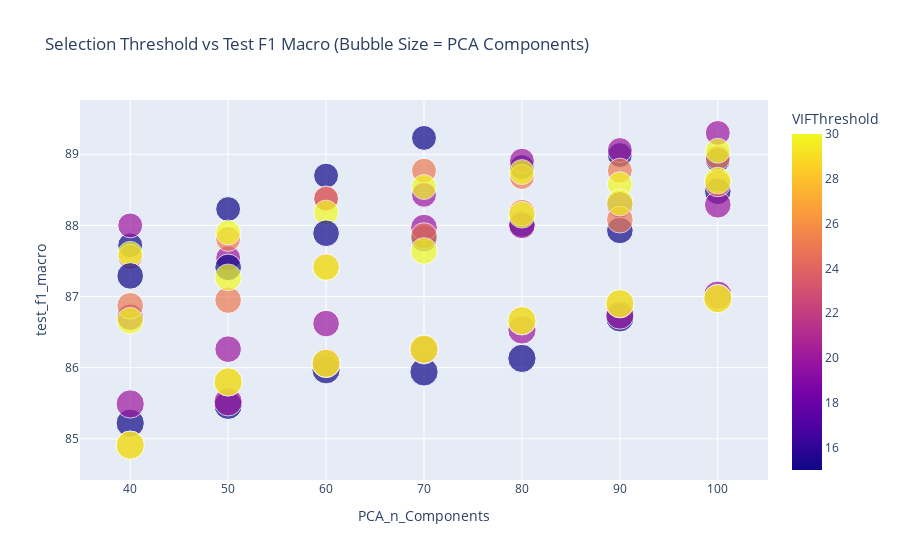

Here is the notebook cell this chart was saved with:
### Code cell
import plotly.express as px

fig = px.scatter(table,
                 x='PCA_n_Components',
                 y='test_f1_macro',
                 size='Selection Threshold',
                 color='VIFThreshold',
                 title="Selection Threshold vs Test F1 Macro (Bubble Size = PCA Components)")
fig.show()

### Figure 1 — Plotly figure (JSON) as saved in the notebook; plotly's stock layout.template omitted (floating-point values rounded to 4 significant figures)
{"data": [{"hovertemplate": "PCA_n_Components=%{x}<br>test_f1_macro=%{y}<br>Selection Threshold=%{marker.size}<br>VIFThreshold=%{marker.color}<extra></extra>", "legendgroup": "", "marker": {"color": [15, 15, 15, 15, 15, 15, 15, 20, 20, 20, 20, 20, 20, 20, 25, 25, 25, 25, 25, 25, 25, 30, 30, 30, 30, 30, 30, 30, 15, 15, 15, 15, 15, 15, 15, 20, 20, 20, 20, 20, 20, 20, 25, 25, 25, 25, 25, 25, 25, 30, 30, 30, 30, 30, 30, 30, 15, 15, 15, 15, 15, 15, 20, 20, 20, 20, 20, 20, 20, 25, 25, 25, 25, 25, 25, 25, 30, 30, 30, 30, 30, 30, 30], "coloraxis": "coloraxis", "size": [0.014, 0.014, 0.014, 0.014, 0.014, 0.014, 0.014, 0.014, 0.014, 0.014, 0.014, 0.014, 0.014, 0.014, 0.014, 0.014, 0.014, 0.014, 0.014, 0.014, 0.014, 0.014, 0.014, 0.014, 0.014, 0.014, 0.014, 0.014, 0.016, 0.016, 0.016, 0.016, 0.016, 0.016, 0.016, 0.016, 0.016, 0.016, 0.016, 0.016, 0.016, 0.016, 0.016, 0.016, 0.016, 0.016, 0.016, 0.016, 0.016, 0.016, 0.016, 0.016, 0.016, 0.016, 0.016, 0.016, 0.018, 0.018, 0.018, 0.018, 0.018, 0.018, 0.018, 0.018, 0.018, 0.018, 0.018, 0.018, 0.018, 0.018, 0.018, 0.018, 0.018, 0.018, 0.018, 0.018, 0.018, 0.018, 0.018, 0.018, 0.018, 0.018, 0.018], "sizemode": "area", "sizeref": 4.5e-05, "symbol": "circle"}, "mode": "markers", "name": "", "orientation": "v", "showlegend": false, "type": "scatter", "x": [40, 50, 60, 70, 80, 90, 100, 40, 50, 60, 70, 80, 90, 100, 40, 50, 60, 70, 80, 90, 100, 40, 50, 60, 70, 80, 90, 100, 40, 50, 60, 70, 80, 90, 100, 40, 50, 60, 70, 80, 90, 100, 40, 50, 60, 70, 80, 90, 100, 40, 50, 60, 70, 80, 90, 100, 40, 50, 60, 70, 80, 90, 40, 50, 60, 70, 80, 90, 100, 40, 50, 60, 70, 80, 90, 100, 40, 50, 60, 70, 80, 90, 100], "xaxis": "x", "y": [87.72, 88.23, 88.7, 89.23, 88.82, 88.99, 88.92, 88.0, 87.54, 88.37, 88.43, 88.91, 89.06, 89.3, 87.56, 87.81, 88.38, 88.77, 88.68, 88.77, 88.95, 87.6, 87.9, 88.18, 88.54, 88.75, 88.58, 89.05, 87.29, 87.41, 87.89, 87.82, 88.02, 87.93, 88.48, 86.71, 86.26, 86.62, 87.97, 88.0, 88.29, 88.29, 86.87, 86.95, 87.42, 87.85, 88.18, 88.08, 88.59, 86.66, 87.27, 87.41, 87.64, 88.15, 88.32, 88.63, 85.22, 85.47, 85.97, 85.94, 86.13, 86.7, 85.49, 85.52, 86.07, 86.25, 86.53, 86.74, 87.02, 84.91, 85.8, 86.06, 86.26, 86.66, 86.9, 86.97, 84.91, 85.8, 86.06, 86.26, 86.66, 86.9, 86.97], "yaxis": "y"}], "layout": {"coloraxis": {"colorbar": {"title": {"text": "VIFThreshold"}}, "colorscale": [[0, "#0d0887"], [0.1111, "#46039f"], [0.2222, "#7201a8"], [0.3333, "#9c179e"], [0.4444, "#bd3786"], [0.5556, "#d8576b"], [0.6667, "#ed7953"], [0.7778, "#fb9f3a"], [0.8889, "#fdca26"], [1, "#f0f921"]]}, "legend": {"itemsizing": "constant", "tracegroupgap": 0}, "title": {"text": "Selection Threshold vs Test F1 Macro (Bubble Size = PCA Components)"}, "xaxis": {"anchor": "y", "domain": [0, 1], "title": {"text": "PCA_n_Components"}}, "yaxis": {"anchor": "x", "domain": [0, 1], "title": {"text": "test_f1_macro"}}}}
